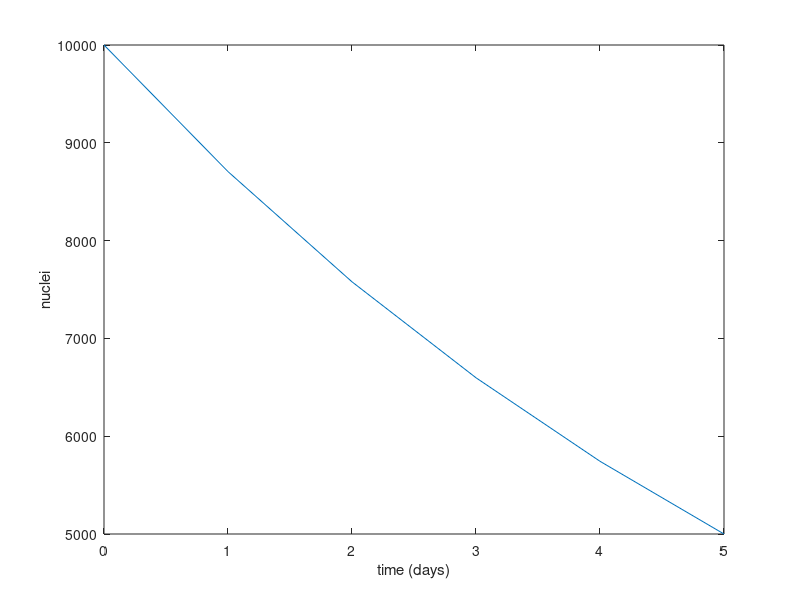

MATLAB code to generate this figure:
n_0 = 10000;
hl = input('Half-life in days: ');
t = input('Number of days to plot: ');

% hl = 3.8;
% t = 10;

T = 0:t;
N = n_0 * exp((-log(2)/hl)*T);

plot(T, N);
xlabel('time (days)');
ylabel('nuclei');